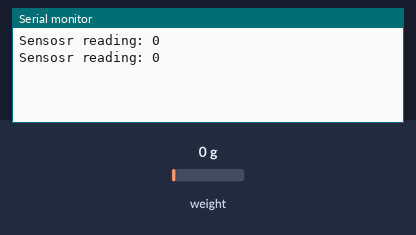
The sketch below on a simulated Arduino Uno, built with avr-gcc and run on an emulated ATmega328P. On the bench: the last lines printed to the serial monitor. The inputs (shaded band) are chosen by the test bench; at power-on: weight on the scale 0 g.

Above: at 2.0 s.
2.1 s: weight on the scale set to 100 g
At 3.2 s:
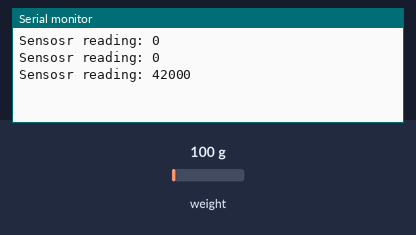
3.6 s: weight on the scale set to 1250 g
At 5.0 s:
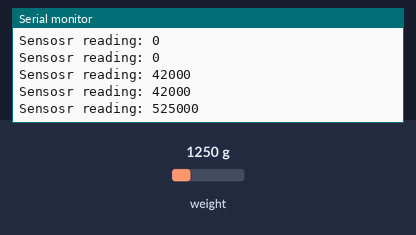
Timing chart, 0 to 6.6 s (numbered marks = the images above; inputs shaded):
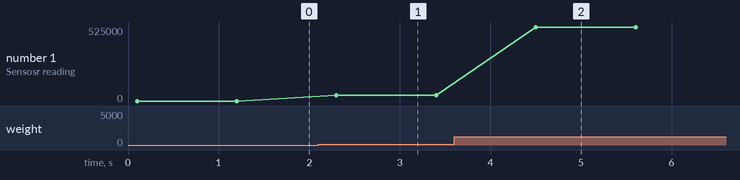

The sketch:

Prototype_Dos.ino
```cpp
#include "HX711.h"

// HX711 circuit wiring
const int LOADCELL_DOUT_PIN = 2;
const int LOADCELL_SCK_PIN = 3;

HX711 scale;

void setup() {
  Serial.begin(57600);
  scale.begin(LOADCELL_DOUT_PIN, LOADCELL_SCK_PIN);
}

void loop() {

  if (scale.is_ready()) {
    long reading = scale.read();
    Serial.print("Sensosr reading: ");
    Serial.println(reading);
  } else {
    Serial.println("Sensor not found.");
  }
  delay(1000);
}
```

Measured:
- after the input at 2.1 s, the serial monitor: prints a new line after 0.20 s (image 1)
- after the input at 3.6 s, the serial monitor: prints a new line after 0.90 s (image 2)
- plotted number 1: 0 → 42000 after the input at 2.1 s, 42000 → 525000 after the input at 3.6 s
